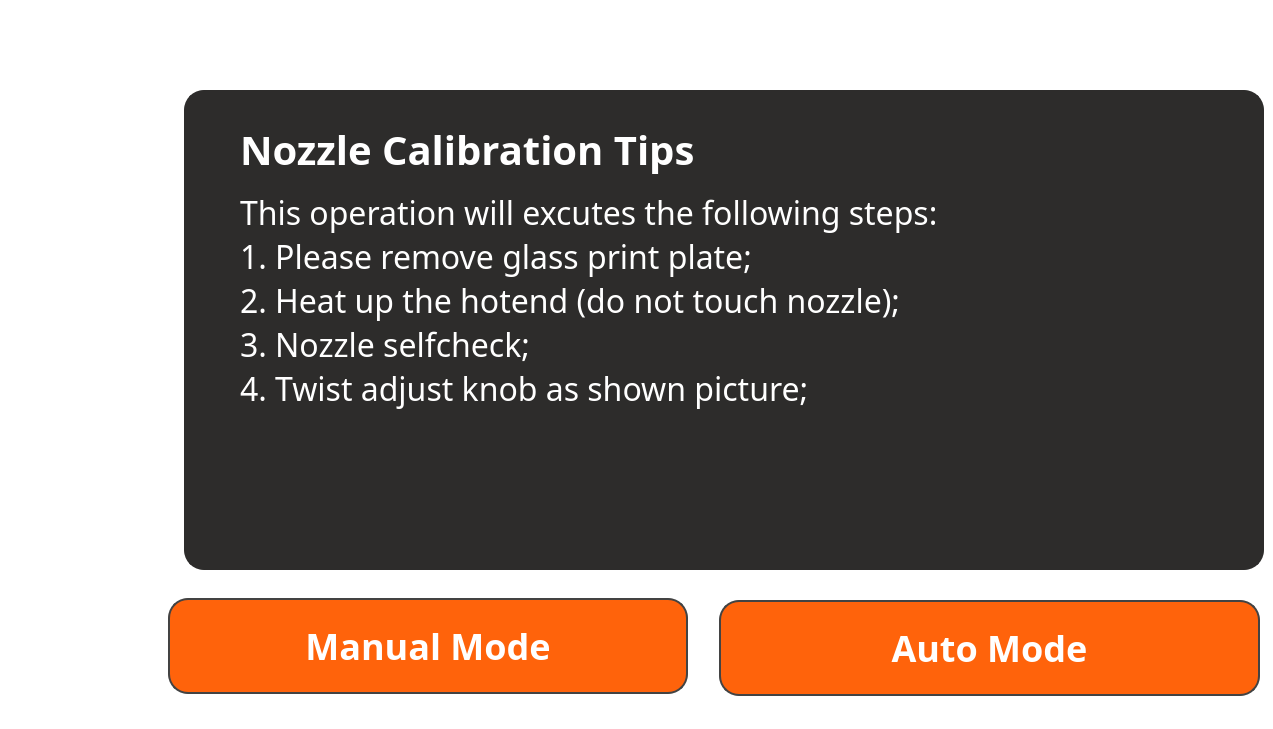
    <widget class="QWidget" name="page_NozzleCali_0">
     <property name="styleSheet">
      <string>color: rgba(255, 255, 255, 255);
font-size: 32px;
text-align: center;
font-family: Barlow;
background-color: rgba(255, 255, 255, 0);</string>
     </property>
     <widget class="QPushButton" name="pushButton_282">
      <property name="geometry">
       <rect>
        <x>0</x>
        <y>360</y>
        <width>160</width>
        <height>180</height>
       </rect>
      </property>
      <property name="styleSheet">
       <string notr="true">outline:none;image: url(:/image/ToolsActive(2).png);border:none;</string>
      </property>
      <property name="text">
       <string/>
      </property>
     </widget>
     <widget class="QPushButton" name="pushButton_283">
      <property name="geometry">
       <rect>
        <x>0</x>
        <y>540</y>
        <width>160</width>
        <height>180</height>
       </rect>
      </property>
      <property name="styleSheet">
       <string notr="true">outline:none;image: url(:/image/AboutInactive.png);border:none;</string>
      </property>
      <property name="text">
       <string/>
      </property>
     </widget>
     <widget class="QPushButton" name="pushButton_284">
      <property name="geometry">
       <rect>
        <x>0</x>
        <y>0</y>
        <width>160</width>
        <height>180</height>
       </rect>
      </property>
      <property name="styleSheet">
       <string notr="true">outline:none;image: url(:/image/PrintInactive.png);border:none;</string>
      </property>
      <property name="text">
       <string/>
      </property>
     </widget>
     <widget class="QPushButton" name="pushButton_285">
      <property name="geometry">
       <rect>
        <x>0</x>
        <y>180</y>
        <width>160</width>
        <height>180</height>
       </rect>
      </property>
      <property name="styleSheet">
       <string notr="true">outline:none;image: url(:/image/FilamentInactive.png);border:none;</string>
      </property>
      <property name="text">
       <string/>
      </property>
     </widget>
     <widget class="QPushButton" name="pushButton_286">
      <property name="geometry">
       <rect>
        <x>719</x>
        <y>600</y>
        <width>541</width>
        <height>96</height>
       </rect>
      </property>
      <property name="styleSheet">
       <string notr="true">QPushButton{
	outline:none;border-radius: 20px;
	background-color: rgb(255, 99, 11);
	color: rgba(255, 255, 255, 255);
	font-size: 36px;
	text-align: center;
	font-family: Barlow;
	border: 2px solid rgba(67, 67, 67, 255);font-weight: bold;
	font-family:Barlow;
}

QPushButton::pressed{
	outline:none;border-radius: 20px;
	background-color: rgb(245, 166, 35);
	color: rgba(255, 255, 255, 255);
	font-size: 36px;
	text-align: center;
	font-family: Barlow;
	border: 2px solid rgba(67, 67, 67, 255);font-weight: bold;
	font-family:Barlow;
}

QPushButton::disabled{
	outline:none;border-radius: 20px;
	background-color: rgb(33, 35, 38);
	color: rgba(255, 255, 255, 255);
	font-size: 36px;
	text-align: center;
	font-family: Barlow;
	border: 2px solid rgba(67, 67, 67, 255);font-weight: bold;
	font-family:Barlow;
}</string>
      </property>
      <property name="text">
       <string>Auto Mode</string>
      </property>
     </widget>
     <widget class="QPushButton" name="pushButton_287">
      <property name="geometry">
       <rect>
        <x>168</x>
        <y>598</y>
        <width>520</width>
        <height>96</height>
       </rect>
      </property>
      <property name="styleSheet">
       <string notr="true">QPushButton{
	outline:none;border-radius: 20px;
	background-color: rgb(255, 99, 11);
	color: rgba(255, 255, 255, 255);
	font-size: 36px;
	text-align: center;
	font-family: Barlow;
	border: 2px solid rgba(67, 67, 67, 255);font-weight: bold;
	font-family:Barlow;
}

QPushButton::pressed{
	outline:none;border-radius: 20px;
	background-color: rgb(245, 166, 35);
	color: rgba(255, 255, 255, 255);
	font-size: 36px;
	text-align: center;
	font-family: Barlow;
	border: 2px solid rgba(67, 67, 67, 255);font-weight: bold;
	font-family:Barlow;
}

QPushButton::disabled{
	outline:none;border-radius: 20px;
	background-color: rgb(33, 35, 38);
	color: rgba(255, 255, 255, 255);
	font-size: 36px;
	text-align: center;
	font-family: Barlow;
	border: 2px solid rgba(67, 67, 67, 255);font-weight: bold;
	font-family:Barlow;
}</string>
      </property>
      <property name="text">
       <string>Manual Mode</string>
      </property>
     </widget>
     <widget class="QLabel" name="label_143">
      <property name="geometry">
       <rect>
        <x>240</x>
        <y>190</y>
        <width>960</width>
        <height>340</height>
       </rect>
      </property>
      <property name="styleSheet">
       <string notr="true">color: rgba(255, 255, 255, 255);
font-size: 32px;
text-align: center;
font-family: Barlow;
background-color: rgba(255, 255, 255, 0);</string>
      </property>
      <property name="text">
       <string>This operation will excutes the following steps:
1. Please remove glass print plate;
2. Heat up the hotend (do not touch nozzle);
3. Nozzle selfcheck;
4. Twist adjust knob as shown picture;
</string>
      </property>
      <property name="alignment">
       <set>Qt::AlignLeading|Qt::AlignLeft|Qt::AlignTop</set>
      </property>
      <property name="wordWrap">
       <bool>true</bool>
      </property>
     </widget>
     <widget class="QLabel" name="label_122">
      <property name="geometry">
       <rect>
        <x>184</x>
        <y>90</y>
        <width>1080</width>
        <height>480</height>
       </rect>
      </property>
      <property name="styleSheet">
       <string notr="true">color: rgba(16, 16, 16, 255);
font-size: 28px;
text-align: left;
font-family: Roboto;
background-color: rgb(45, 44, 43);
border: 2px solid rgba(45, 44, 43, 255);
border-radius: 20px;</string>
      </property>
      <property name="text">
       <string>&lt;html&gt;&lt;head/&gt;&lt;body&gt;&lt;p align=&quot;right&quot;&gt;&lt;br/&gt;&lt;/p&gt;&lt;/body&gt;&lt;/html&gt;</string>
      </property>
     </widget>
     <widget class="QLabel" name="label_309">
      <property name="geometry">
       <rect>
        <x>240</x>
        <y>120</y>
        <width>960</width>
        <height>60</height>
       </rect>
      </property>
      <property name="font">
       <font>
        <family>Barlow</family>
        <pointsize>-1</pointsize>
        <weight>75</weight>
        <bold>true</bold>
       </font>
      </property>
      <property name="styleSheet">
       <string notr="true">color: rgba(255, 255, 255, 255);
font-size: 40px;
text-align: center;
font-family: Barlow;
background-color: rgb(45, 44, 43);</string>
      </property>
      <property name="text">
       <string>&lt;html&gt;&lt;head/&gt;&lt;body&gt;&lt;p&gt;Nozzle Calibration Tips&lt;/p&gt;&lt;/body&gt;&lt;/html&gt;</string>
      </property>
     </widget>
     <zorder>label_122</zorder>
     <zorder>pushButton_282</zorder>
     <zorder>pushButton_283</zorder>
     <zorder>pushButton_284</zorder>
     <zorder>pushButton_286</zorder>
     <zorder>pushButton_287</zorder>
     <zorder>label_143</zorder>
     <zorder>label_309</zorder>
     <zorder>pushButton_285</zorder>
    </widget>
